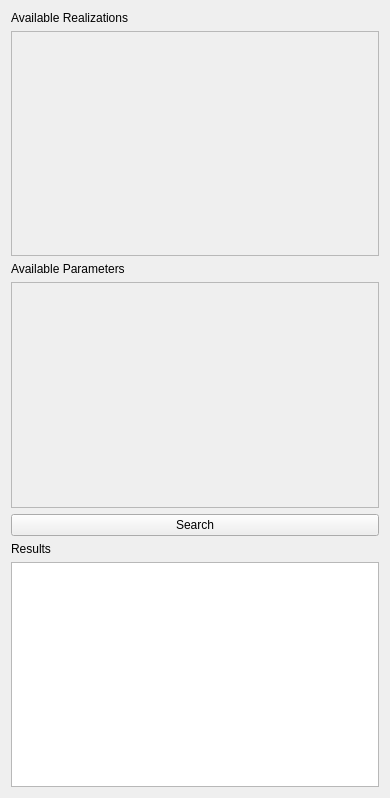
<?xml version="1.0" encoding="UTF-8"?>
<ui version="4.0">
 <class>param_commonModels_widget</class>
 <widget class="QWidget" name="param_commonModels_widget">
  <property name="geometry">
   <rect>
    <x>0</x>
    <y>0</y>
    <width>390</width>
    <height>798</height>
   </rect>
  </property>
  <property name="windowTitle">
   <string>Form</string>
  </property>
  <layout class="QVBoxLayout" name="verticalLayout">
   <item>
    <widget class="QLabel" name="label">
     <property name="text">
      <string>Available Realizations</string>
     </property>
    </widget>
   </item>
   <item>
    <widget class="QScrollArea" name="realizationsScrollArea">
     <property name="widgetResizable">
      <bool>true</bool>
     </property>
     <widget class="QWidget" name="scrollAreaWidgetContents">
      <property name="geometry">
       <rect>
        <x>0</x>
        <y>0</y>
        <width>370</width>
        <height>220</height>
       </rect>
      </property>
     </widget>
    </widget>
   </item>
   <item>
    <widget class="QLabel" name="label_2">
     <property name="text">
      <string>Available Parameters</string>
     </property>
    </widget>
   </item>
   <item>
    <widget class="QScrollArea" name="parametersTreeScrollArea">
     <property name="sizePolicy">
      <sizepolicy hsizetype="Expanding" vsizetype="Expanding">
       <horstretch>0</horstretch>
       <verstretch>0</verstretch>
      </sizepolicy>
     </property>
     <property name="widgetResizable">
      <bool>true</bool>
     </property>
     <widget class="QWidget" name="scrollAreaWidgetContents_3">
      <property name="geometry">
       <rect>
        <x>0</x>
        <y>0</y>
        <width>370</width>
        <height>220</height>
       </rect>
      </property>
     </widget>
    </widget>
   </item>
   <item>
    <widget class="QPushButton" name="findCommonModelButton">
     <property name="text">
      <string>Search</string>
     </property>
    </widget>
   </item>
   <item>
    <widget class="QLabel" name="label_3">
     <property name="text">
      <string>Results</string>
     </property>
    </widget>
   </item>
   <item>
    <widget class="QListView" name="commonModelsResultsListView">
     <property name="sizePolicy">
      <sizepolicy hsizetype="MinimumExpanding" vsizetype="MinimumExpanding">
       <horstretch>0</horstretch>
       <verstretch>0</verstretch>
      </sizepolicy>
     </property>
    </widget>
   </item>
  </layout>
 </widget>
 <resources/>
 <connections/>
</ui>
